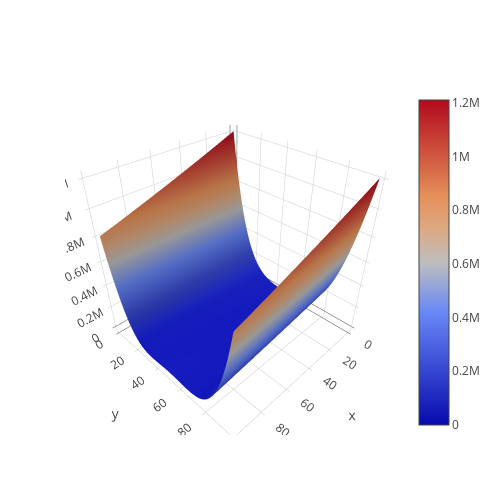

Write notebook code for a chart like this one.
### Code cell
func13 = lambda x: 100*(x[1]-x[0]**2)**2 + (1 -x[0])**2
show_func(func13)

### Figure 1 — Plotly figure (JSON) as saved in the notebook; plotly's stock layout.template omitted (floating-point values rounded to 4 significant figures; data arrays with more than 128 entries replaced by an {"elided": "..."} marker saying what was removed)
{"data": [{"type": "surface", "z": {"elided": "100x100 float values"}}], "layout": {"autosize": false, "height": 500, "margin": {"b": 65, "l": 65, "r": 50, "t": 90}, "width": 500}}
